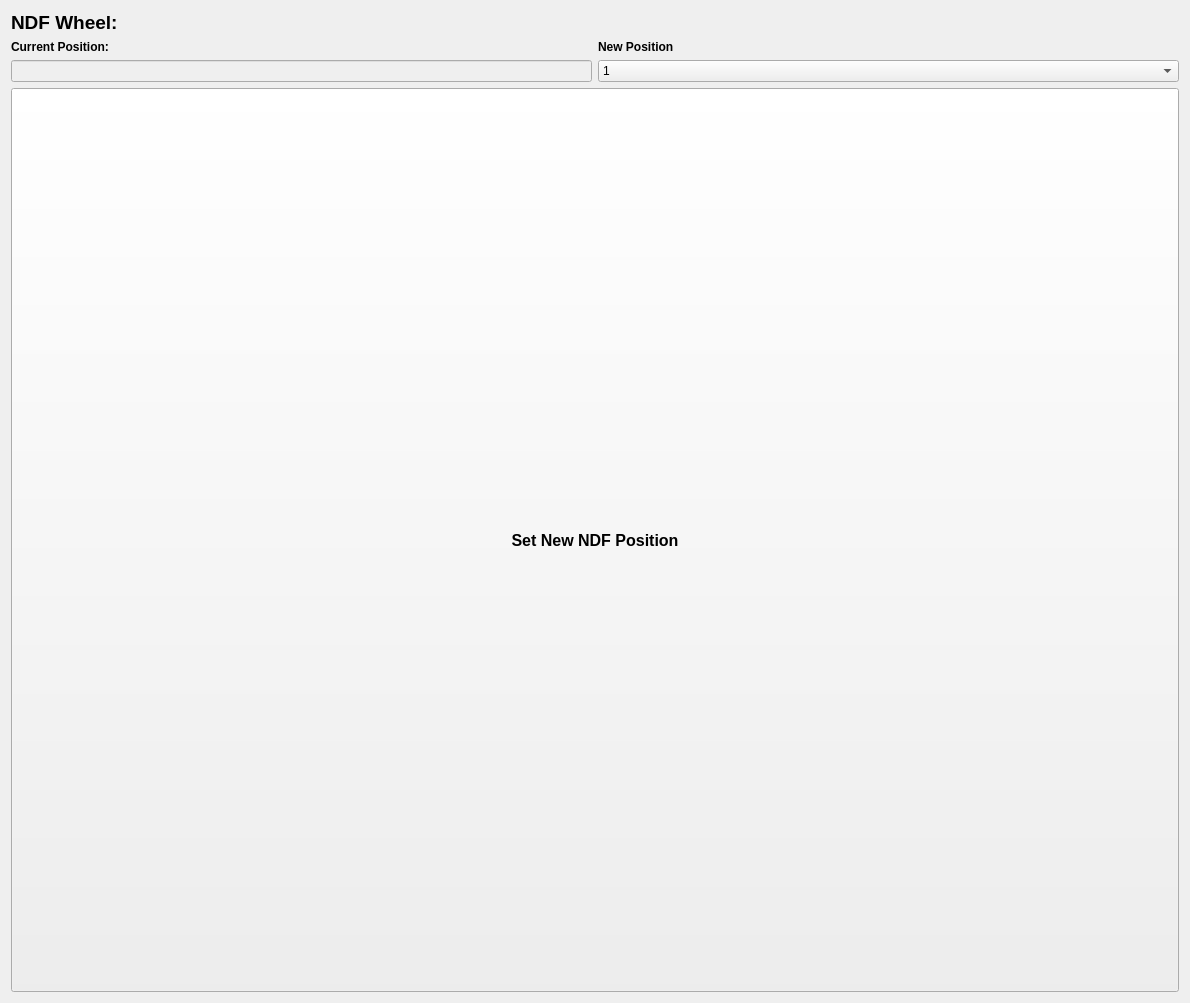
<?xml version="1.0" encoding="UTF-8"?>
<ui version="4.0">
 <class>Form</class>
 <widget class="QWidget" name="Form">
  <property name="geometry">
   <rect>
    <x>0</x>
    <y>0</y>
    <width>1190</width>
    <height>1003</height>
   </rect>
  </property>
  <property name="windowTitle">
   <string>NDF Wheel</string>
  </property>
  <layout class="QGridLayout" name="gridLayout">
   <item row="2" column="1">
    <widget class="QComboBox" name="combobox_base_NewNdfParameters_passive_Position">
     <property name="sizePolicy">
      <sizepolicy hsizetype="Minimum" vsizetype="Fixed">
       <horstretch>0</horstretch>
       <verstretch>0</verstretch>
      </sizepolicy>
     </property>
     <item>
      <property name="text">
       <string>1</string>
      </property>
     </item>
     <item>
      <property name="text">
       <string>2</string>
      </property>
     </item>
     <item>
      <property name="text">
       <string>3</string>
      </property>
     </item>
     <item>
      <property name="text">
       <string>4</string>
      </property>
     </item>
     <item>
      <property name="text">
       <string>5</string>
      </property>
     </item>
     <item>
      <property name="text">
       <string>6</string>
      </property>
     </item>
     <item>
      <property name="text">
       <string>7</string>
      </property>
     </item>
     <item>
      <property name="text">
       <string>8</string>
      </property>
     </item>
    </widget>
   </item>
   <item row="2" column="0">
    <widget class="QLineEdit" name="lineedit_base_CurrentNdfPosition_passive_CurrentNdfLedit">
     <property name="enabled">
      <bool>false</bool>
     </property>
     <property name="sizePolicy">
      <sizepolicy hsizetype="Minimum" vsizetype="Fixed">
       <horstretch>0</horstretch>
       <verstretch>0</verstretch>
      </sizepolicy>
     </property>
    </widget>
   </item>
   <item row="0" column="0">
    <widget class="QLabel" name="manual_ndf_label">
     <property name="sizePolicy">
      <sizepolicy hsizetype="Minimum" vsizetype="Maximum">
       <horstretch>0</horstretch>
       <verstretch>0</verstretch>
      </sizepolicy>
     </property>
     <property name="font">
      <font>
       <pointsize>14</pointsize>
       <weight>75</weight>
       <bold>true</bold>
      </font>
     </property>
     <property name="text">
      <string>NDF Wheel:</string>
     </property>
    </widget>
   </item>
   <item row="1" column="1">
    <widget class="QLabel" name="manual_ndf_newpos_label">
     <property name="sizePolicy">
      <sizepolicy hsizetype="Minimum" vsizetype="Preferred">
       <horstretch>0</horstretch>
       <verstretch>0</verstretch>
      </sizepolicy>
     </property>
     <property name="font">
      <font>
       <weight>75</weight>
       <bold>true</bold>
      </font>
     </property>
     <property name="text">
      <string>New Position</string>
     </property>
    </widget>
   </item>
   <item row="1" column="0">
    <widget class="QLabel" name="manual_ndf_curpos_label">
     <property name="sizePolicy">
      <sizepolicy hsizetype="Minimum" vsizetype="Maximum">
       <horstretch>0</horstretch>
       <verstretch>0</verstretch>
      </sizepolicy>
     </property>
     <property name="font">
      <font>
       <weight>75</weight>
       <bold>true</bold>
      </font>
     </property>
     <property name="text">
      <string>Current Position:</string>
     </property>
    </widget>
   </item>
   <item row="3" column="0" colspan="2">
    <widget class="QPushButton" name="button_base_NewNdfParameters_getter_NewNdfButton">
     <property name="sizePolicy">
      <sizepolicy hsizetype="Minimum" vsizetype="Minimum">
       <horstretch>0</horstretch>
       <verstretch>0</verstretch>
      </sizepolicy>
     </property>
     <property name="font">
      <font>
       <pointsize>12</pointsize>
       <weight>75</weight>
       <bold>true</bold>
      </font>
     </property>
     <property name="text">
      <string>Set New NDF Position</string>
     </property>
    </widget>
   </item>
  </layout>
 </widget>
 <resources/>
 <connections/>
</ui>
